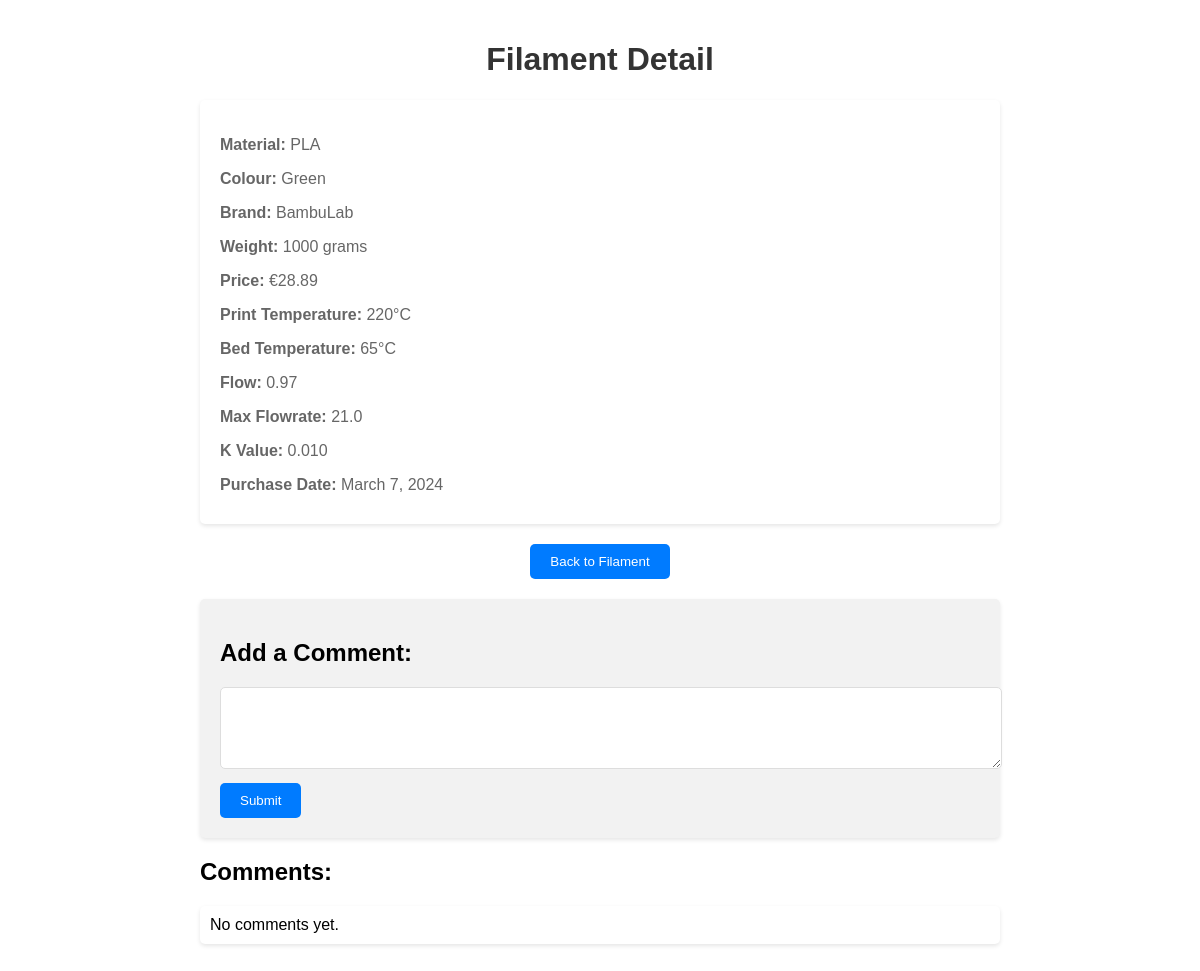
/filament/3/, run on the app's committed database.
### filamentManager/models.py (models this page shows, shortened)
class Filament(models.Model):
    class Material(models.TextChoices):
        PLA = "PLA", "PLA"
        PLACF = "PLACF", "PLA with carbon fiber"
        PLAsilk = "PLAsilk", "PLA silk"
        PLAplus = "PLA+", "PLA+ (generic)"
        PETG = "PETG", "PETG"
        ABS = "ABS", "ABS"
        ASA = "ASA", "ASA"
        TPU = "TPU", "TPU"
        TPE = "TPE", "TPE"
    material = models.CharField(max_length=10, choices=Material.choices)
    colour = models.CharField(max_length = 30)
    brand = models.CharField(max_length=50)
    weight = models.IntegerField() # weight in grams
    price = models.DecimalField(max_digits = 5, decimal_places = 2) # max 999.99
    print_temperature = models.IntegerField()
    bed_temperature = models.IntegerField()
    flow = models.DecimalField(default = 0.97, max_digits = 3, decimal_places = 2)
    max_flowrate = models.DecimalField(default = 12, max_digits = 3, decimal_places = 1)
    k_value = models.DecimalField(max_digits = 4, decimal_places = 3)
    purchase_date = models.DateField("Purchase date")

### filamentManager/views.py (the view)
# urls.py: path("<int:filament_id>/", views.detail, name="detail"),
def detail(request, filament_id):
    filament = get_object_or_404(Filament, pk=filament_id)
    return render(request, "filamentManager/detail.html", {"filament": filament})

### filamentManager/templates/filamentManager/detail.html (shortened to what this page needs)
{% load static %}
<!DOCTYPE html>
<html lang="en">
<head>
    <link rel="stylesheet" href="{% static 'filamentManager/detail.css' %}">
</head>
<body>
    <div class="container">
        <h1>Filament Detail</h1>
        {% if filament %}
            <div class="detail-info">
                <p><strong>Material:</strong> {{ filament.material }}</p>
                <p><strong>Colour:</strong> {{ filament.colour }}</p>
                <p><strong>Brand:</strong> {{ filament.brand }}</p>
                <p><strong>Weight:</strong> {{ filament.weight }} grams</p>
                <p><strong>Price:</strong> €{{ filament.price }}</p>
                <p><strong>Print Temperature:</strong> {{ filament.print_temperature }}°C</p>
                <p><strong>Bed Temperature:</strong> {{ filament.bed_temperature }}°C</p>
                <p><strong>Flow:</strong> {{ filament.flow }}</p>
                <p><strong>Max Flowrate:</strong> {{ filament.max_flowrate }}</p>
                <p><strong>K Value:</strong> {{ filament.k_value }}</p>
                <p><strong>Purchase Date:</strong> {{ filament.purchase_date }}</p>
            </div>
            <body>
                <div id="back-to-filament">
                    <button onclick="goBack()">Back to Filament</button>
                </div>
            </body>
            <div class="comment-form">
                <h2>Add a Comment:</h2>
                <form method="post" action="{% url 'add_comment' filament.id %}">
                    <textarea name="comment_text" rows="4" cols="50"></textarea><br>
                    <input type="submit" value="Submit">
                </form>
            </div>
            <div class="comment-list">
                <h2>Comments:</h2>
                {% for comment in filament.comment_set.all %}
                    <p>{{ comment.comment_text }}</p>
                {% empty %}
                    <p>No comments yet.</p>
                {% endfor %}
            </div>
        {% else %}
            <p>No filament found.</p>
        {% endif %}
    </div>
</body>
</html>

### filamentManager/static/filamentManager/detail.css (style rules this page uses)
body { font-family: Arial, sans-serif; background-color: rgba(255, 255, 255, 0.37); background-image: url("background.jpg"); background-repeat: no-repeat; background-size: cover; margin: 0; padding: 0; }
.container { max-width: 800px; margin: 0 auto; padding: 20px; }
h1 { color: #333; text-align: center; }
.detail-info { margin-top: 20px; padding: 20px; background-color: #fff; border-radius: 5px; box-shadow: 0 2px 4px rgba(0, 0, 0, 0.1); }
.detail-info p { color: #666; margin-bottom: 10px; }
.comment-form { margin-top: 20px; background-color: #f2f2f2; padding: 20px; border-radius: 5px; box-shadow: 0 2px 4px rgba(0, 0, 0, 0.1); }
.comment-form textarea { width: 100%; padding: 10px; border: 1px solid #ddd; border-radius: 5px; resize: vertical; margin-bottom: 10px; }
.comment-form input[type="submit"] { background-color: #007bff; color: #fff; border: none; padding: 10px 20px; cursor: pointer; border-radius: 5px; }
.comment-list { margin-top: 20px; }
.comment-list p { background-color: #fff; padding: 10px; border-radius: 5px; margin-bottom: 10px; box-shadow: 0 2px 4px rgba(0, 0, 0, 0.1); }
#back-to-filament { margin-top: 20px; text-align: center; }
#back-to-filament button { background-color: #007bff; color: #fff; border: none; padding: 10px 20px; cursor: pointer; border-radius: 5px; }

### data on the page
Filament: material "PLA", colour "Green", brand "BambuLab", weight "1000", price "28.89", print_temperature "220", bed_temperature "65", flow "0.97", max_flowrate "21.0", k_value "0.010", purchase_date "March 7, 2024"
